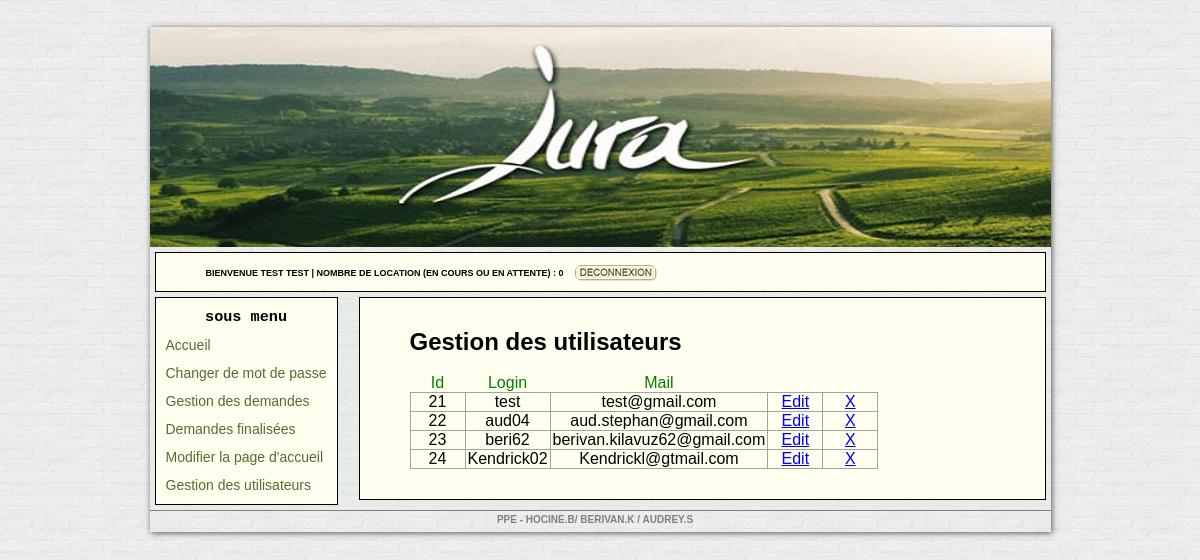
Page /compte.php?p=gestionu&y=1 (signed in) on the committed database.
### tables this page shows
CREATE TABLE IF NOT EXISTS `ppe_utilisateur` (
  `id_utilisateur` int(11) NOT NULL AUTO_INCREMENT,
  `login` varchar(255) NOT NULL,
  `mdp` varchar(255) NOT NULL,
  `date_inscription` date NOT NULL,
  `pouvoir` int(11) NOT NULL,
  `email` varchar(50) NOT NULL,
  `nom` varchar(255) NOT NULL,
  `nb_reservation` int(11) NOT NULL,
  PRIMARY KEY (`id_utilisateur`)
);

### compte.php (called while the page is built)
<?php
include "vue/admin/compte.php";

### modele/Utilisateur.class.php (the view, shortened to what this page needs)
<?php
class Utilisateur {
    public function afficherUtilisateurs($id_utilisateur, $login, $email) {
        echo "<tr><td>" . $id_utilisateur . "</td>";
        echo "<td>" . $login . "</td>";
        echo "<td>" . $email . "</td>";
        echo "<td> <a href=\"compte.php?p=gestionu&y=3&id_utilisateur=".$id_utilisateur."\">Edit</a> </td>";
        echo "<td> <a href=\"controleur/deleteMember.php?id_utilisateur=".$id_utilisateur."\">X</a></td>";
    }
}
?>

### vue/admin/compte.php (shortened to what this page needs)
<?php
include "modele/Utilisateur.class.php";
?>
<!DOCTYPE html>
<html>
    <head>
        <link rel="stylesheet" href="vue/admin/style2.css" />
    </head>
    <body>
        <div id="conteneur">
            <div id="top">
            </div>
            <div id="sous_menu2">
                <?php
                $req = $bdd->query('SELECT * FROM ppe_utilisateur where id_utilisateur = ' . $_SESSION['id'] . '');
                $data = $req->fetch();
                ?>
                <form action="modele/destroy.php" style="float: left; padding-left: 40px;" name="disconnect" method="post">
                    <div style="float:left;margin-right:10px;margin-top:5px;"><label class="welcome">Bienvenue <?php echo $_SESSION['nom']; ?> | nombre de location (en cours ou en attente) : <?php echo $data['nb_reservation']; ?></label></div>
                    <div style="float:right;margin-top:0px;"><input type="submit" value="" class="btn_logout" name="disconnect"></div>
                </form>
            </div>
            <div id="mid">
                <div id="sous_menu">
<?php include "includes/menu.inc.php"; ?>
                </div>
                <div id="zone_affichage">
                    <?php
                    if (isset($_GET["p"]) and $_GET["p"] == "compte"):
                        include "vue/admin/includes/account.inc.php";
                    elseif (isset($_GET["p"]) and $_GET["p"] == "dispo"):
                        include "vue/admin/includes/dispo.inc.php";
                    elseif (isset($_GET["p"]) and $_GET["p"] == "reserver"):
                        include "vue/admin/includes/reserver.inc.php";
                    elseif (isset($_GET["p"]) and $_GET["p"] == "administration"):
                        include "vue/admin/includes/admin.inc.php";
                    elseif (isset($_GET["p"]) and $_GET["p"] == "administration"):
                        include "vue/admin/includes/admin.inc.php";
                    elseif (isset($_GET["p"]) and $_GET["p"] == "gestion"):
                        include "vue/admin/includes/gestion.inc.php";
                    elseif (isset($_GET["p"]) and $_GET["p"] == "gestionu"):
                        include "vue/admin/includes/gestionu.inc.php";
                    elseif (isset($_GET["p"]) and $_GET["p"] == "gestion_r"):
                        include "vue/admin/includes/gestion_reservation_in.inc.php";
                    elseif (isset($_GET["p"]) and $_GET["p"] == "demande_valide"):
                        include "vue/admin/includes/reservation_valide.inc.php";
                    elseif (isset($_GET["p"]) and $_GET["p"] == "contacter"):
                        include "vue/admin/includes/contacter.inc.php";
                    else: include "vue/admin/includes/dispo.inc.php";
                    endif;
                    ?>
                </div>
            </div>
            <div id="bot">
                <p> PPE - Hocine.B/ Berivan.K / Audrey.S </p>
            </div>
        </div>
    </body>
</html>

### vue/admin/includes/membre.inc.php (shortened to what this page needs)
<h2>Gestion des utilisateurs</h4><br />
<table class="gestionu">
	<thead>
		<th>Id</th>
		<th>Login</th>
                <th>Mail</th>
	</thead>
	<tbody>
            <?php
            $req = $bdd->query('SELECT * FROM ppe_utilisateur WHERE id_utilisateur !=1');
            while($data = $req->fetch()):
		$NM= new Utilisateur($data['login'], $data['mdp'], $data['email']);
		$NM->afficherUtilisateurs($data['id_utilisateur'], $data['login'], $data['email']);
            endwhile;
            ?>
        </tbody>
</table>

### vue/admin/style2.css (style rules this page uses)
body { background: url("../../modele/images/body.png") repeat scroll 0 0 rgba(0, 0, 0, 0); font-family: Arial; }
#conteneur { margin:27px auto; width:901px; box-shadow: 1px 1px 6px #555555; }
#top { height:220px; background-image:url(../../modele/images/header.jpg); }
#mid { padding:5px; background-color: rgba(193, 230, 208, 0.1); }
#sous_menu { border:1px solid black; float:left; padding:10px; background-color: #FFFFF0; }
.btn_logout { background: url("../../modele/images/deco_bar.png") no-repeat scroll 0 0 rgba(0, 0, 0, 0); width: 86px; height: 17px; padding: 0; border: none; cursor: pointer; }
#sous_menu2 { border:1px solid black; padding:10px; background-color: #FFFFF0; margin: 5px 5px 0; }
.welcome { font-family: Arial; font-weight: bold; font-size: 9px; text-transform: uppercase; }
#zone_affichage { border:1px solid black; width:auto; margin-left:204px; padding: 30px 50px; background-color: #FFFFF0; }
#bot { height:21px; border-top: 1px solid grey; }
* { margin:0; padding:0; }
table { border-collapse: collapse; }
table td { border: 1px solid #A3A3A3; width: 50px; text-align: center; }
table th { color: #008000; font-weight: normal; }
table.gestionu tr td { font-size: 16px; padding:0 2px; }
div #bot p { color: #808080; font-family: Arial,Helvetica,sans-serif; font-size: 10px; font-weight: bold; margin-top: 3px; margin-right: 10px; text-decoration: none; text-transform: uppercase; text-align:center; }
label { display:block; margin: 0; }
input { border:1px solid #ACACAC; }

### rows in the picture
ppe_utilisateur: nb_reservation "0", id_utilisateur "21", login "test", email "test@gmail.com"
ppe_utilisateur: id_utilisateur "22", login "aud04", email "aud.stephan@gmail.com"
ppe_utilisateur: id_utilisateur "23", login "beri62", email "berivan.kilavuz62@gmail.com"
ppe_utilisateur: id_utilisateur "24", login "Kendrick02", email "Kendrickl@gtmail.com"

### other values in the picture
$_SESSION['nom'] "TEST TEST"
